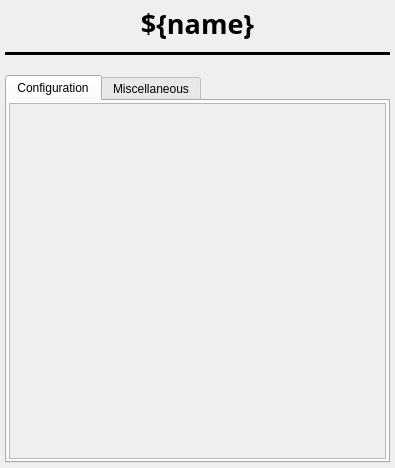
<?xml version="1.0" encoding="UTF-8"?>
<ui version="4.0">
 <class>Form</class>
 <widget class="QWidget" name="Form">
  <property name="geometry">
   <rect>
    <x>0</x>
    <y>0</y>
    <width>395</width>
    <height>468</height>
   </rect>
  </property>
  <property name="sizePolicy">
   <sizepolicy hsizetype="Preferred" vsizetype="Preferred">
    <horstretch>0</horstretch>
    <verstretch>0</verstretch>
   </sizepolicy>
  </property>
  <property name="windowTitle">
   <string>Form</string>
  </property>
  <layout class="QVBoxLayout" name="main_layout" stretch="0,0,0,3">
   <property name="spacing">
    <number>10</number>
   </property>
   <property name="sizeConstraint">
    <enum>QLayout::SetDefaultConstraint</enum>
   </property>
   <property name="leftMargin">
    <number>5</number>
   </property>
   <property name="topMargin">
    <number>5</number>
   </property>
   <property name="rightMargin">
    <number>5</number>
   </property>
   <property name="bottomMargin">
    <number>5</number>
   </property>
   <item>
    <widget class="QLabel" name="name_label">
     <property name="font">
      <font>
       <family>Sans Serif</family>
       <pointsize>20</pointsize>
       <weight>75</weight>
       <bold>true</bold>
      </font>
     </property>
     <property name="text">
      <string>${name}</string>
     </property>
     <property name="alignment">
      <set>Qt::AlignCenter</set>
     </property>
    </widget>
   </item>
   <item>
    <widget class="QFrame" name="underline">
     <property name="autoFillBackground">
      <bool>false</bool>
     </property>
     <property name="styleSheet">
      <string notr="true"/>
     </property>
     <property name="frameShape">
      <enum>QFrame::HLine</enum>
     </property>
     <property name="frameShadow">
      <enum>QFrame::Plain</enum>
     </property>
     <property name="lineWidth">
      <number>10</number>
     </property>
    </widget>
   </item>
   <item>
    <widget class="TyphosSignalPanel" name="read_panel">
     <property name="toolTip">
      <string/>
     </property>
     <property name="whatsThis">
      <string>
    Panel of Signals for Device
    </string>
     </property>
     <property name="showConfig" stdset="0">
      <bool>false</bool>
     </property>
     <property name="showOmitted" stdset="0">
      <bool>false</bool>
     </property>
    </widget>
   </item>
   <item>
    <widget class="QTabWidget" name="signal_tab">
     <property name="minimumSize">
      <size>
       <width>0</width>
       <height>250</height>
      </size>
     </property>
     <property name="maximumSize">
      <size>
       <width>16777215</width>
       <height>500</height>
      </size>
     </property>
     <property name="autoFillBackground">
      <bool>false</bool>
     </property>
     <property name="tabPosition">
      <enum>QTabWidget::North</enum>
     </property>
     <property name="tabShape">
      <enum>QTabWidget::Rounded</enum>
     </property>
     <property name="currentIndex">
      <number>0</number>
     </property>
     <property name="elideMode">
      <enum>Qt::ElideNone</enum>
     </property>
     <property name="usesScrollButtons">
      <bool>false</bool>
     </property>
     <property name="documentMode">
      <bool>false</bool>
     </property>
     <property name="tabBarAutoHide">
      <bool>false</bool>
     </property>
     <widget class="QWidget" name="config_tab">
      <attribute name="title">
       <string>Configuration</string>
      </attribute>
      <layout class="QHBoxLayout" name="config_tab_layout">
       <property name="leftMargin">
        <number>2</number>
       </property>
       <property name="topMargin">
        <number>2</number>
       </property>
       <property name="rightMargin">
        <number>2</number>
       </property>
       <property name="bottomMargin">
        <number>2</number>
       </property>
       <item>
        <widget class="QScrollArea" name="config_scroll">
         <property name="font">
          <font>
           <underline>false</underline>
          </font>
         </property>
         <property name="horizontalScrollBarPolicy">
          <enum>Qt::ScrollBarAlwaysOff</enum>
         </property>
         <property name="sizeAdjustPolicy">
          <enum>QAbstractScrollArea::AdjustToContentsOnFirstShow</enum>
         </property>
         <property name="widgetResizable">
          <bool>true</bool>
         </property>
         <widget class="QWidget" name="config_widget">
          <property name="geometry">
           <rect>
            <x>0</x>
            <y>0</y>
            <width>373</width>
            <height>232</height>
           </rect>
          </property>
          <layout class="QVBoxLayout" name="verticalLayout_2">
           <property name="leftMargin">
            <number>2</number>
           </property>
           <property name="topMargin">
            <number>2</number>
           </property>
           <property name="rightMargin">
            <number>2</number>
           </property>
           <property name="bottomMargin">
            <number>2</number>
           </property>
           <item>
            <widget class="TyphosSignalPanel" name="config_panel">
             <property name="toolTip">
              <string/>
             </property>
             <property name="whatsThis">
              <string>
    Panel of Signals for Device
    </string>
             </property>
             <property name="showHints" stdset="0">
              <bool>false</bool>
             </property>
             <property name="showNormal" stdset="0">
              <bool>false</bool>
             </property>
             <property name="showOmitted" stdset="0">
              <bool>false</bool>
             </property>
            </widget>
           </item>
          </layout>
         </widget>
        </widget>
       </item>
      </layout>
     </widget>
     <widget class="QWidget" name="misc_tab">
      <attribute name="title">
       <string>Miscellaneous</string>
      </attribute>
      <layout class="QHBoxLayout" name="misc_tab_layout">
       <property name="leftMargin">
        <number>2</number>
       </property>
       <property name="topMargin">
        <number>2</number>
       </property>
       <property name="rightMargin">
        <number>2</number>
       </property>
       <property name="bottomMargin">
        <number>2</number>
       </property>
       <item>
        <widget class="QScrollArea" name="misc_scroll">
         <property name="horizontalScrollBarPolicy">
          <enum>Qt::ScrollBarAlwaysOff</enum>
         </property>
         <property name="sizeAdjustPolicy">
          <enum>QAbstractScrollArea::AdjustToContentsOnFirstShow</enum>
         </property>
         <property name="widgetResizable">
          <bool>true</bool>
         </property>
         <widget class="QWidget" name="misc_widget">
          <property name="geometry">
           <rect>
            <x>0</x>
            <y>0</y>
            <width>373</width>
            <height>232</height>
           </rect>
          </property>
          <layout class="QVBoxLayout" name="verticalLayout">
           <property name="leftMargin">
            <number>2</number>
           </property>
           <property name="topMargin">
            <number>2</number>
           </property>
           <property name="rightMargin">
            <number>2</number>
           </property>
           <property name="bottomMargin">
            <number>2</number>
           </property>
           <item>
            <widget class="TyphosSignalPanel" name="misc_panel">
             <property name="toolTip">
              <string/>
             </property>
             <property name="whatsThis">
              <string>
    Panel of Signals for Device
    </string>
             </property>
             <property name="showHints" stdset="0">
              <bool>false</bool>
             </property>
             <property name="showNormal" stdset="0">
              <bool>false</bool>
             </property>
             <property name="showConfig" stdset="0">
              <bool>false</bool>
             </property>
             <property name="showOmitted" stdset="0">
              <bool>true</bool>
             </property>
            </widget>
           </item>
          </layout>
         </widget>
        </widget>
       </item>
      </layout>
     </widget>
    </widget>
   </item>
  </layout>
 </widget>
 <customwidgets>
  <customwidget>
   <class>TyphosSignalPanel</class>
   <extends>QWidget</extends>
   <header>typhos.signal</header>
  </customwidget>
 </customwidgets>
 <resources/>
 <connections/>
</ui>
